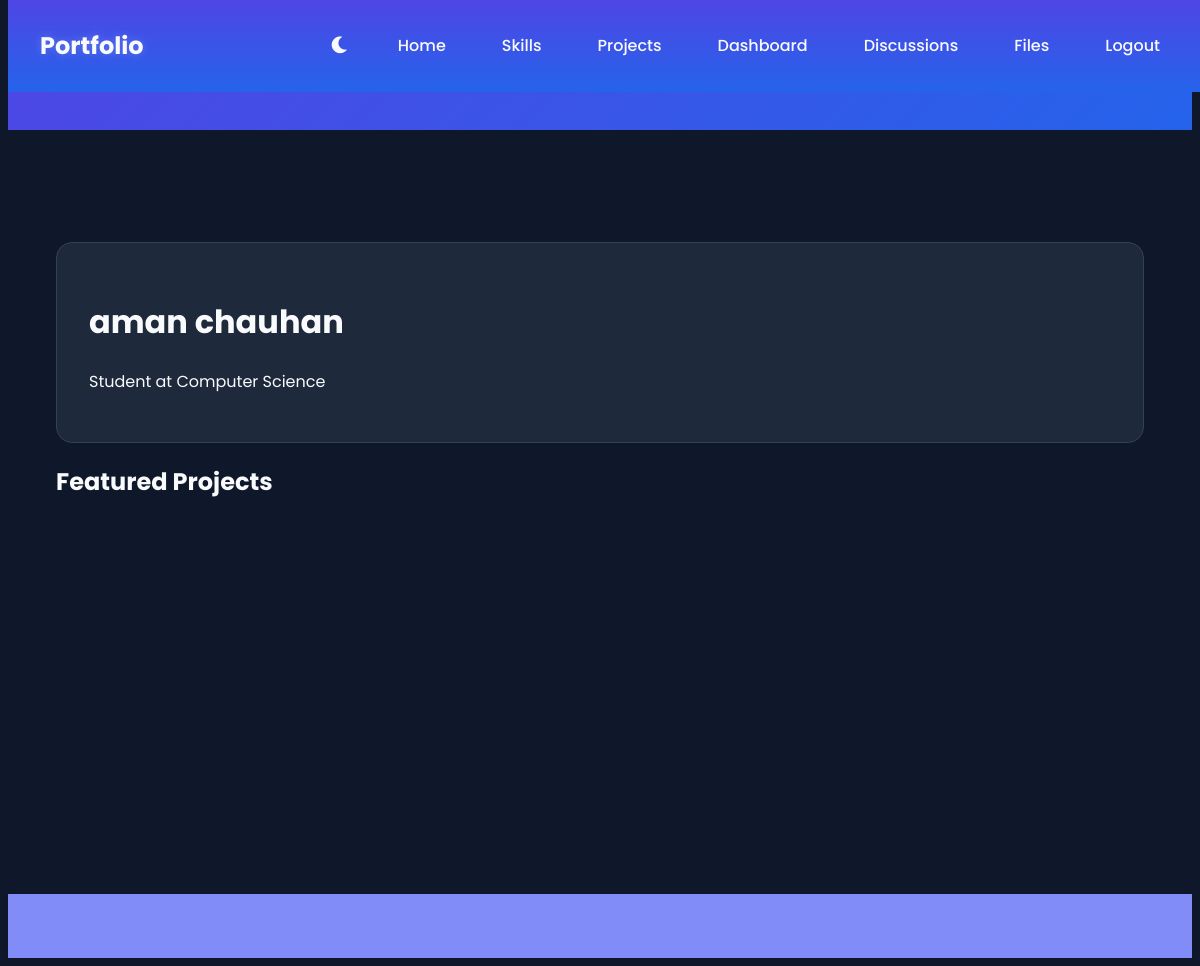
Before: / (signed in) with the older database file.
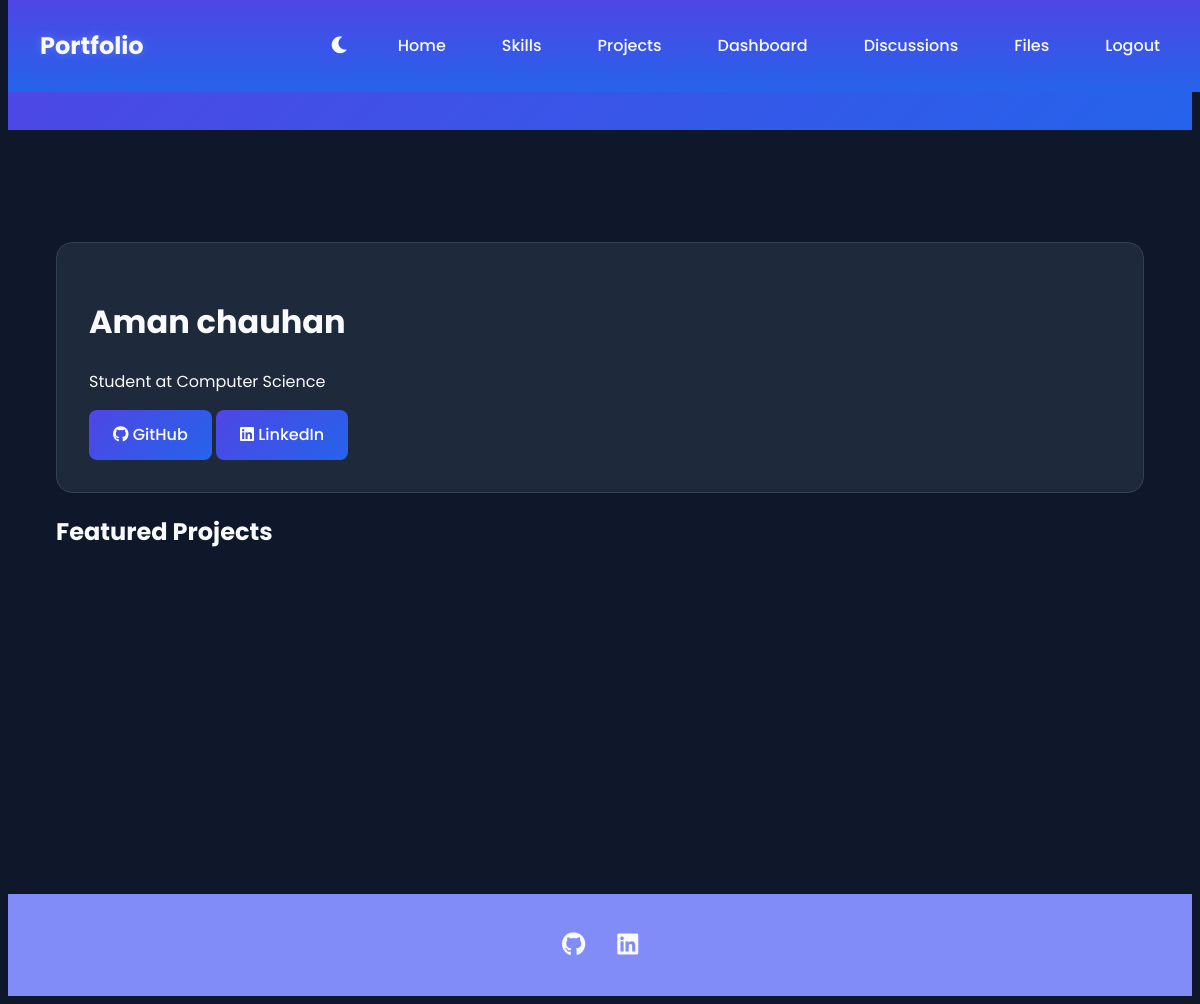
After: the same page with the newer database file.
### app.py (models this page shows)
class Student(UserMixin, db.Model):
    id = db.Column(db.Integer, primary_key=True)
    username = db.Column(db.String(80), unique=True, nullable=False)
    password_hash = db.Column(db.String(120), nullable=False)
    name = db.Column(db.String(100), nullable=False)
    email = db.Column(db.String(120), unique=True, nullable=False)
    bio = db.Column(db.Text)
    profile_image = db.Column(db.String(200))
    resume_url = db.Column(db.String(200))
    github_url = db.Column(db.String(200))
    linkedin_url = db.Column(db.String(200))
    skills = db.relationship('Skill', backref='student', lazy=True)
    projects = db.relationship('Project', backref='student', lazy=True)
    certificates = db.relationship('Certificate', backref='student', lazy=True)
    education = db.relationship('Education', backref='student', lazy=True)
    discussions = db.relationship('Discussion', backref='author', lazy=True)
    comments = db.relationship('Comment', backref='author', lazy=True)
    shared_files = db.relationship('SharedFile', backref='author', lazy=True)

### app.py (the view)
@app.route('/')
def home():
    if not current_user.is_authenticated:
        return redirect(url_for('signup'))  # Changed to redirect to signup first
    return render_template('home.html', student=current_user)

### app.py (called while the page is built)
@login_manager.user_loader
def load_user(user_id):
    return Student.query.get(int(user_id))

### templates/home.html (shortened to what this page needs)
{% extends "base.html" %}
{% block content %}
<main>
    <div class="hero">
        <div class="container">
            <div class="profile-header card">
                <h1>{{ student.name }}</h1>
                <p class="lead">{{ student.bio }}</p>
                <div class="profile-links">
                    {% if student.github_url %}
                        <a href="{{ student.github_url }}" target="_blank" class="btn">
                            <i class="fab fa-github"></i> GitHub
                        </a>
                    {% endif %}
                    {% if student.linkedin_url %}
                        <a href="{{ student.linkedin_url }}" target="_blank" class="btn">
                            <i class="fab fa-linkedin"></i> LinkedIn
                        </a>
                    {% endif %}
                </div>
            </div>
        </div>
    </div>
    <div class="container">
        <section class="featured-projects">
            <h2>Featured Projects</h2>
        </section>
    </div>
</main>
{% endblock %}

Changed rows visible on the page:
changed Student "Student at Computer Science": name "aman chauhan" → "Aman chauhan"
Other visible differences:
text now shown: "GitHub LinkedIn"
